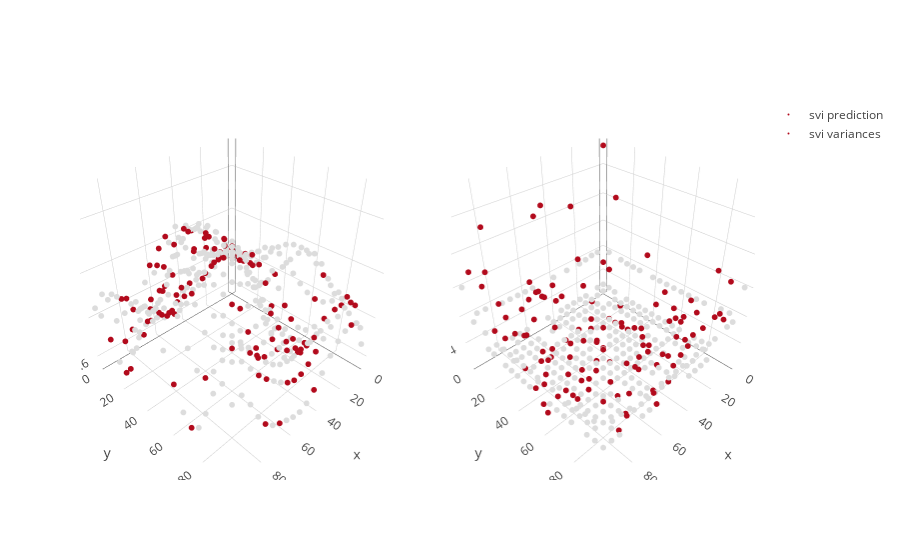

Notebook source saved alongside this figure:
### Markdown cell above
From the SVI inference, we get an estimate of $s$, as well as the posterior variance. We could then use this posterior variance to select the next set of points to stimulate.

### Code cell
trace_svipred = go.Scatter3d(x = X[:,0], y = X[:,1], z=inf_svi.predict(), mode = 'markers', marker=dict(size = 2, color = color), name = "svi prediction")
trace_svivar = go.Scatter3d(x = X[:,0], y = X[:,1], z=np.exp(inf_svi.q_S), mode = 'markers', marker=dict(size = 2, color = color), name = "svi variances")
#trace_svivar = go.Scatter3d(x = X[:,0], y = X[:,1], z=np.diag(inf_svi.full_S()), mode = 'markers', marker=dict(size = 2, color = color), name = "svi variances")

fig = tools.make_subplots(rows=1, cols=2, specs=[[{'is_3d': True}, {'is_3d': True}]])
fig.append_trace(trace_svipred, 1, 1)
fig.append_trace(trace_svivar, 1, 2)
iplot(fig)

### Figure 1 — Plotly figure (JSON) as saved in the notebook; plotly's stock layout.template omitted (floating-point values rounded to 4 significant figures; data arrays with more than 128 entries replaced by an {"elided": "..."} marker saying what was removed)
{"data": [{"marker": {"color": {"elided": "400 int values"}, "size": 2}, "mode": "markers", "name": "svi prediction", "scene": "scene1", "type": "scatter3d", "x": {"elided": "400 int values"}, "y": {"elided": "400 int values"}, "z": {"elided": "400 float values"}}, {"marker": {"color": {"elided": "400 int values"}, "size": 2}, "mode": "markers", "name": "svi variances", "scene": "scene2", "type": "scatter3d", "x": {"elided": "400 int values"}, "y": {"elided": "400 int values"}, "z": {"elided": "400 float values"}}], "layout": {"scene1": {"domain": {"x": [0, 0.45], "y": [0, 1]}}, "scene2": {"domain": {"x": [0.55, 1], "y": [0, 1]}}}}
